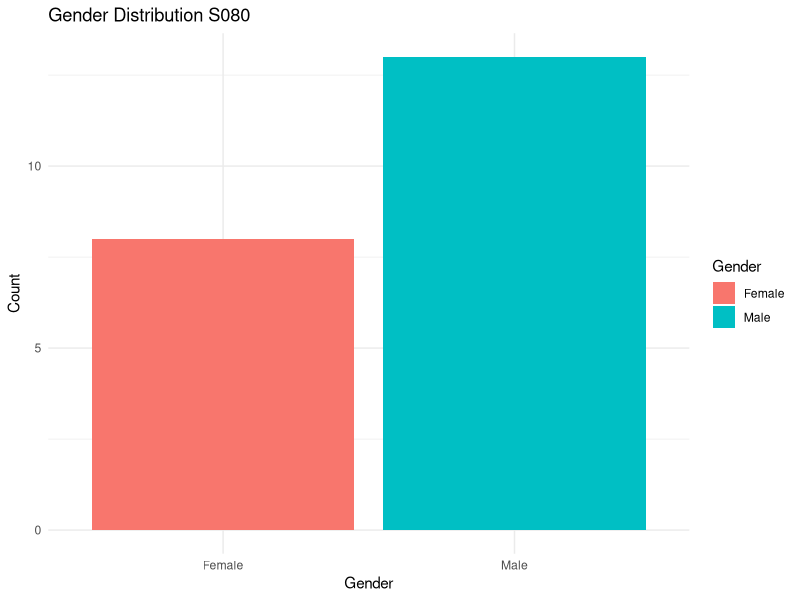
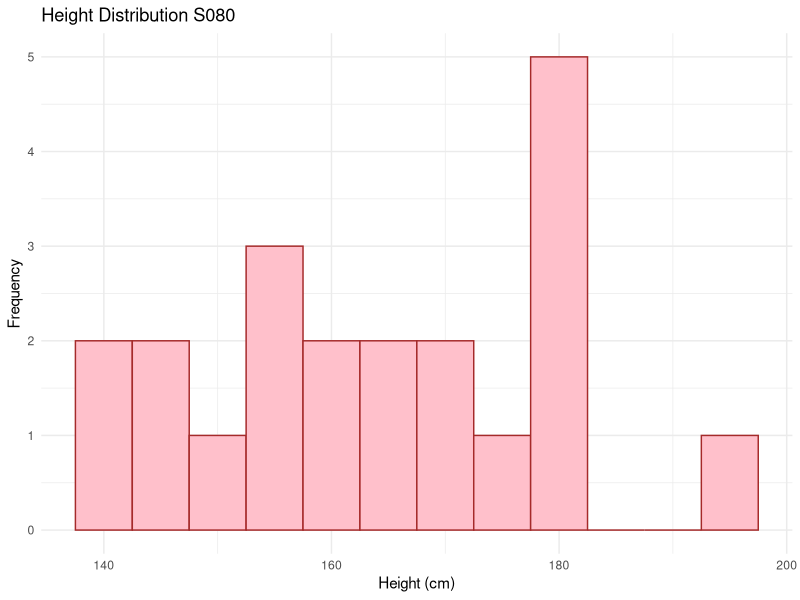
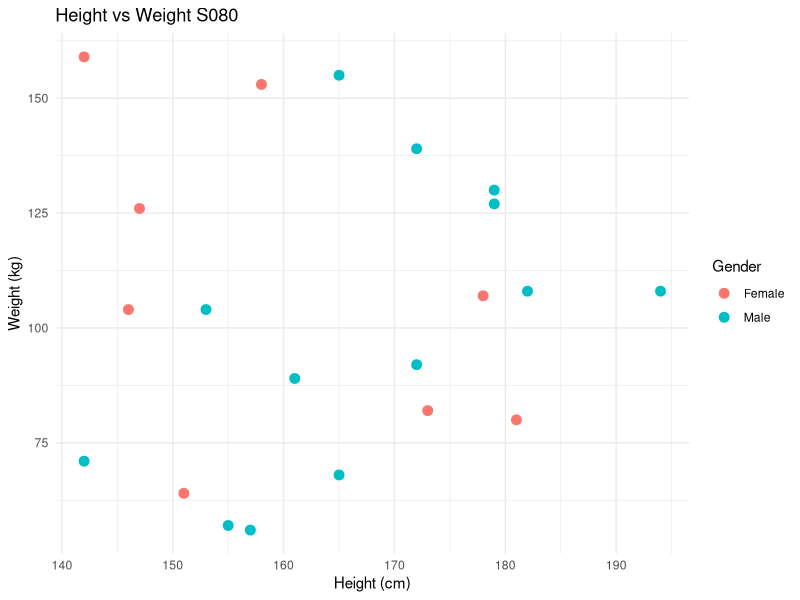
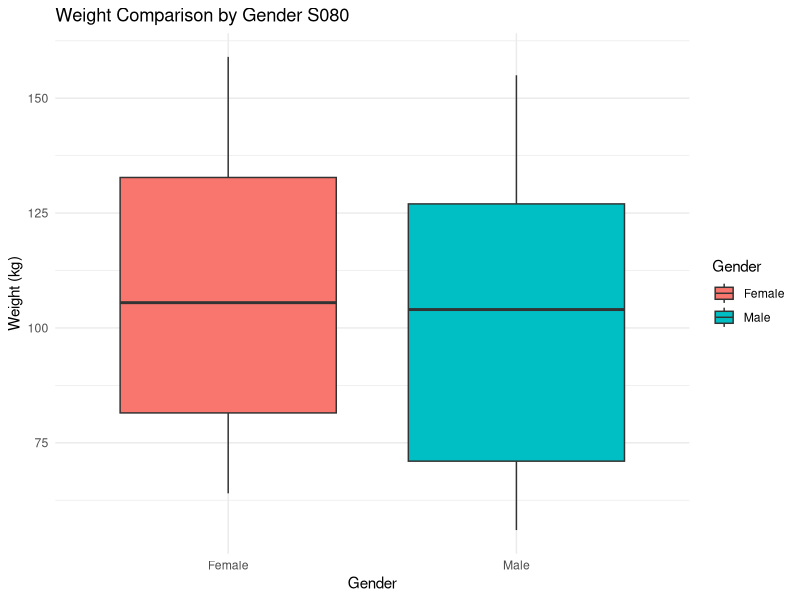
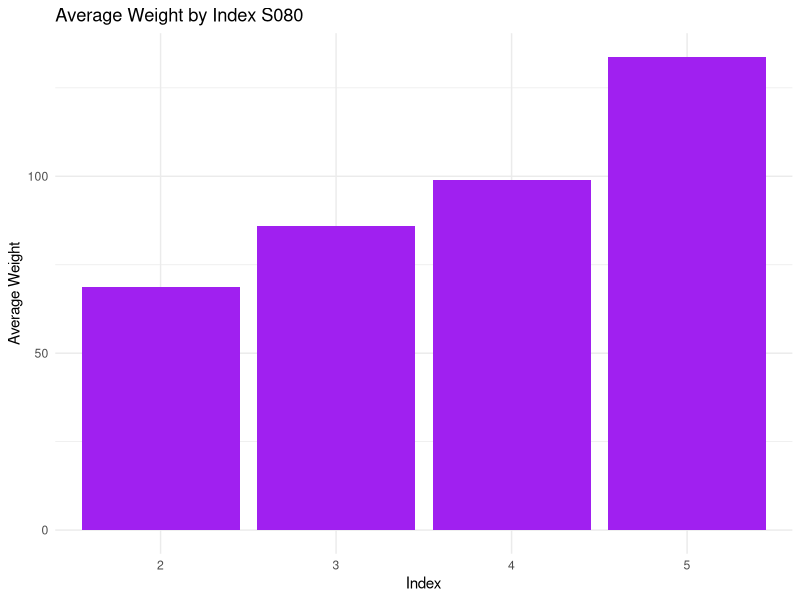

These figures' R source, in order:

install.packages("ggplot2")   
library(ggplot2)

df <- data.frame(
  Gender = c("Male","Male","Male","Male","Male","Male","Male","Male","Male",
             "Female","Male","Female","Male","Female","Female","Female","Female",
             "Male","Female","Male","Female"),
  
  Height = c(161,179,172,153,165,172,182,179,142,
             158,194,178,155,151,181,147,142,165,146,157,173),
  
  Weight = c(89,127,139,104,68,92,108,130,71,
             153,108,107,57,64,80,126,159,155,104,56,82),
  
  Index = c(4,4,5,5,2,4,4,5,4,
            5,3,4,2,3,2,5,5,5,5,2,2)
)

print(df)

ggplot(df, aes(x = Gender, fill = Gender)) +
  geom_bar() +
  labs(
    title = "Gender Distribution S080",
    x = "Gender",
    y = "Count"
  ) +
  theme_minimal()

ggplot(df, aes(x = Height)) +
  geom_histogram(binwidth = 5, fill = "pink", color = "brown") +
  labs(
    title = "Height Distribution S080",
    x = "Height (cm)",
    y = "Frequency"
  ) +
  theme_minimal()

ggplot(df, aes(x = Height, y = Weight, color = Gender)) +
  geom_point(size = 3) +
  labs(
    title = "Height vs Weight S080",
    x = "Height (cm)",
    y = "Weight (kg)"
  ) +
  theme_minimal()

ggplot(df, aes(x = Gender, y = Weight, fill = Gender)) +
  geom_boxplot() +
  labs(
    title = "Weight Comparison by Gender S080",
    x = "Gender",
    y = "Weight (kg)" 
  ) +
  theme_minimal()

ggplot(df, aes(x = factor(Index), y = Weight)) +
  stat_summary(fun = mean, geom = "bar", fill = "purple") +
  labs(
    title = "Average Weight by Index S080",
    x = "Index",
    y = "Average Weight"
  ) +
  theme_minimal()
